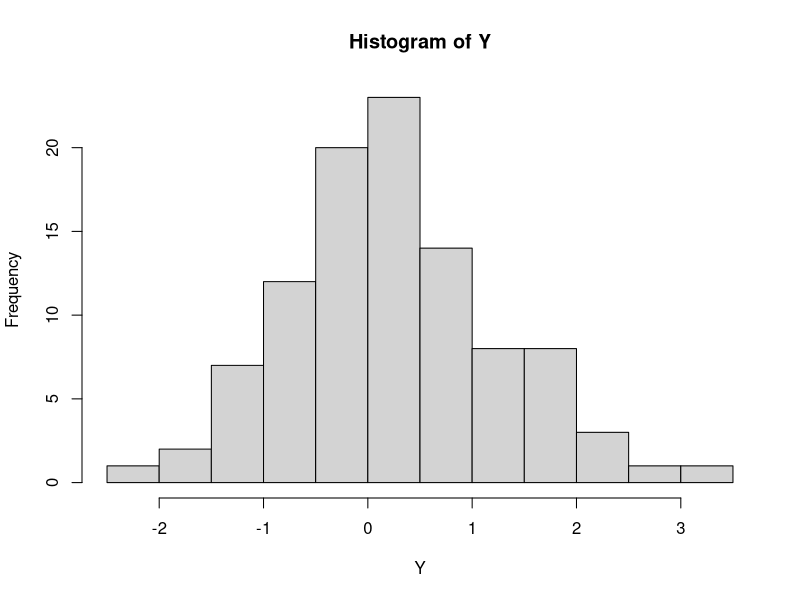

Generate this figure with R:
## ---- chunk 1
knitr::opts_chunk$set(echo = TRUE)
## ---- chunk 2
# sample of size 100
Y<- rnorm( 100)
hist( Y)
